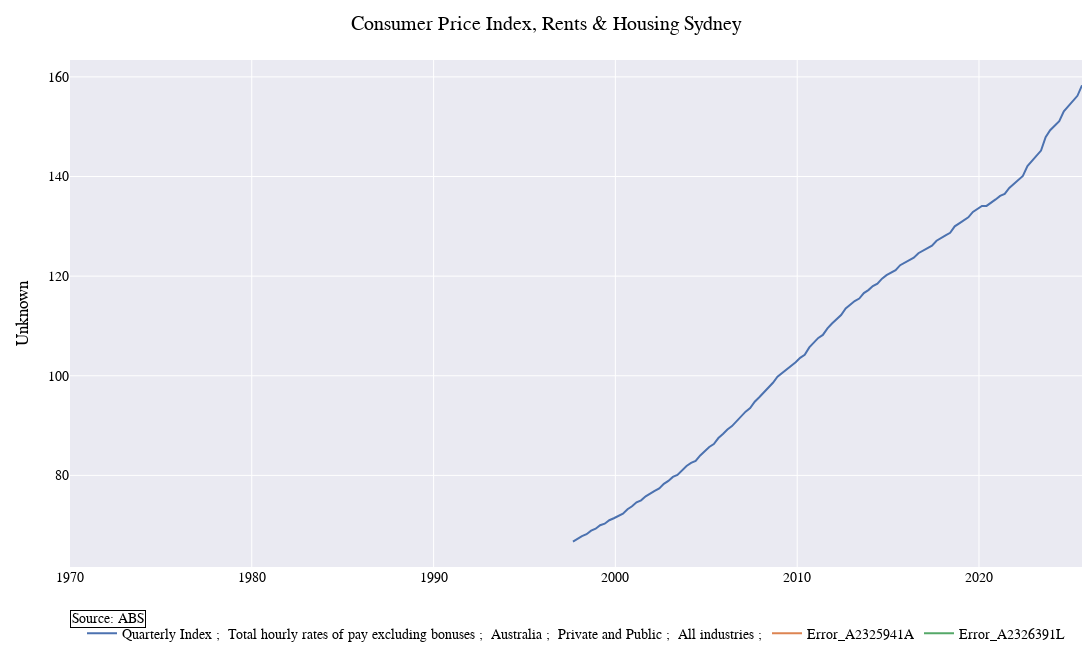

Source (notebook cell):
### Code cell
# Option A: specify figsize (in inches) and dpi -> Plotly width/height = inches * dpi
fogur = watchlist.plot_watchlist(["A2603609J", 'A2325941A', "A2326391L"], [], 
                        plot_title = "Consumer Price Index, Rents & Housing Sydney", 
                        x_start_date="1972-01-01",
                        # other_series={"right": [rent_yoy, housing_yoy]}, 
                        # x_start_date="1975-01-01",
                        right_axis_title = "Year-on-year % change"         # converts to 1000x600 pixels
)
fogur.show()
